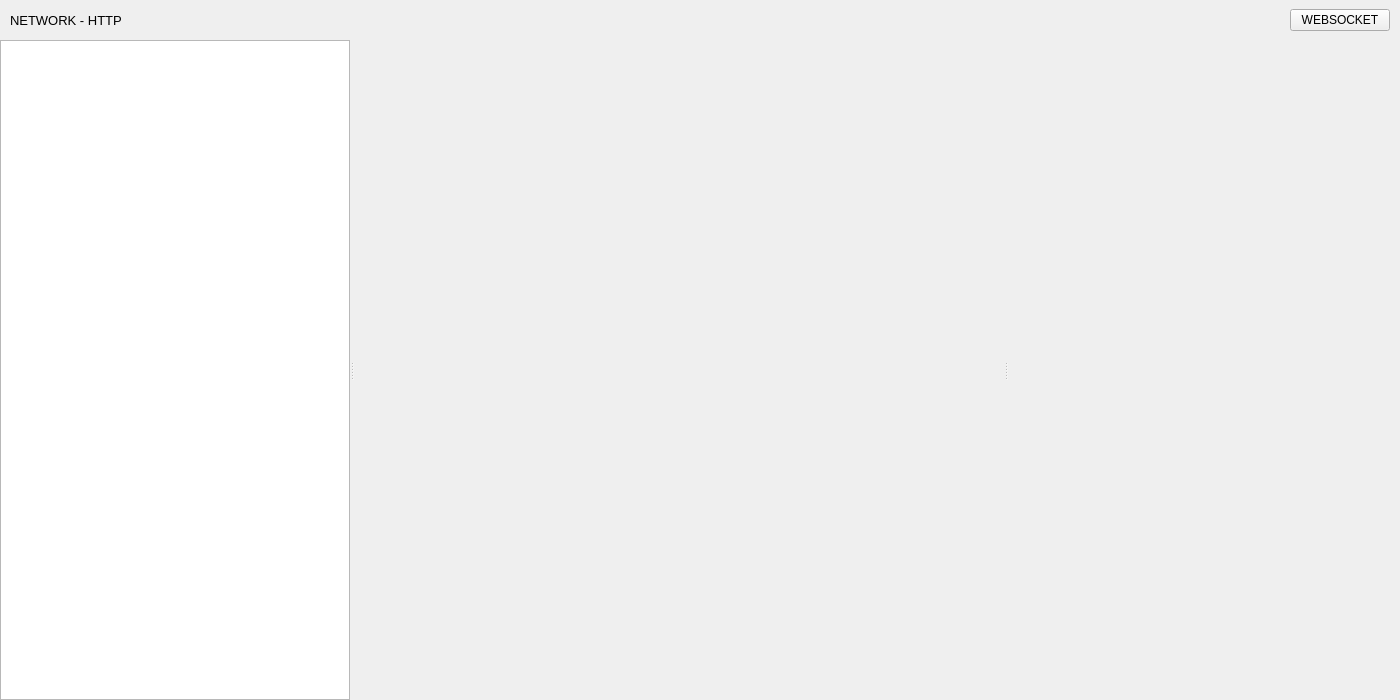
<?xml version="1.0" encoding="UTF-8"?>
<ui version="4.0">
 <class>HttpPage</class>
 <widget class="QWidget" name="HttpPage">
  <property name="geometry">
   <rect>
    <x>0</x>
    <y>0</y>
    <width>1400</width>
    <height>700</height>
   </rect>
  </property>
  <property name="windowTitle">
   <string>Form</string>
  </property>
  <layout class="QVBoxLayout" name="verticalLayout">
   <property name="spacing">
    <number>0</number>
   </property>
   <property name="leftMargin">
    <number>0</number>
   </property>
   <property name="topMargin">
    <number>0</number>
   </property>
   <property name="rightMargin">
    <number>0</number>
   </property>
   <property name="bottomMargin">
    <number>0</number>
   </property>
   <item>
    <widget class="QWidget" name="pageToolbar" native="true">
     <property name="sizePolicy">
      <sizepolicy hsizetype="Preferred" vsizetype="Maximum">
       <horstretch>0</horstretch>
       <verstretch>0</verstretch>
      </sizepolicy>
     </property>
     <property name="maximumSize">
      <size>
       <width>16777215</width>
       <height>40</height>
      </size>
     </property>
     <layout class="QHBoxLayout" name="horizontalLayout">
      <property name="leftMargin">
       <number>10</number>
      </property>
      <property name="topMargin">
       <number>5</number>
      </property>
      <property name="rightMargin">
       <number>10</number>
      </property>
      <property name="bottomMargin">
       <number>5</number>
      </property>
      <item>
       <widget class="QLabel" name="label">
        <property name="font">
         <font>
          <pointsize>10</pointsize>
          <weight>50</weight>
          <bold>false</bold>
         </font>
        </property>
        <property name="text">
         <string>NETWORK - HTTP</string>
        </property>
       </widget>
      </item>
      <item>
       <spacer name="horizontalSpacer">
        <property name="orientation">
         <enum>Qt::Horizontal</enum>
        </property>
        <property name="sizeType">
         <enum>QSizePolicy::Maximum</enum>
        </property>
        <property name="sizeHint" stdset="0">
         <size>
          <width>158</width>
          <height>20</height>
         </size>
        </property>
       </spacer>
      </item>
      <item>
       <widget class="QPushButton" name="toggleButton">
        <property name="maximumSize">
         <size>
          <width>100</width>
          <height>16777215</height>
         </size>
        </property>
        <property name="text">
         <string>WEBSOCKET</string>
        </property>
       </widget>
      </item>
     </layout>
    </widget>
   </item>
   <item>
    <widget class="QSplitter" name="requestsTableAndViewSplitter">
     <property name="orientation">
      <enum>Qt::Horizontal</enum>
     </property>

     <widget class="QSplitter" name="tableAndSiteMapSplitter">
      <property name="orientation">
       <enum>Qt::Horizontal</enum>
      </property>
      <widget class="ItemExplorer" name="siteMap">
       <property name="sizePolicy">
        <sizepolicy hsizetype="Preferred" vsizetype="Expanding">
         <horstretch>0</horstretch>
         <verstretch>0</verstretch>
        </sizepolicy>
       </property>
        <property name="minimumSize">
         <size>
          <width>125</width>
          <height>0</height>
         </size>
        </property>
      </widget>
      <widget class="QStackedWidget" name="stackedWidget">
       <widget class="RequestsTable" name="requestsTableWidget" native="true">
        <property name="sizePolicy">
         <sizepolicy hsizetype="Expanding" vsizetype="Preferred">
          <horstretch>0</horstretch>
          <verstretch>0</verstretch>
         </sizepolicy>
        </property>
        <property name="minimumSize">
         <size>
          <width>650</width>
          <height>0</height>
         </size>
        </property>
       </widget>
       <widget class="Loader" name="loaderWidget"/>
      </widget>
     </widget>

     <widget class="FlowView" name="requestViewWidget" native="true">
      <property name="sizePolicy">
       <sizepolicy hsizetype="Expanding" vsizetype="Preferred">
        <horstretch>0</horstretch>
        <verstretch>0</verstretch>
       </sizepolicy>
      </property>
     </widget>
    </widget>
   </item>
  </layout>
 </widget>
 <customwidgets>
  <customwidget>
   <class>RequestsTable</class>
   <extends>QWidget</extends>
   <header>ui.widgets.network.http.requests_table.h</header>
   <container>1</container>
  </customwidget>
  <customwidget>
   <class>FlowView</class>
   <extends>QWidget</extends>
   <header>ui.widgets.shared.flow_view.h</header>
   <container>1</container>
  </customwidget>
  <customwidget>
   <class>Loader</class>
   <extends>QWidget</extends>
   <header>ui.widgets.shared.loader.h</header>
   <container>1</container>
  </customwidget>
  <customwidget>
   <class>ItemExplorer</class>
   <extends>QTreeView</extends>
   <header>ui.widgets.editor.item_explorer.h</header>
   <container>1</container>
  </customwidget>
 </customwidgets>
 <resources/>
 <connections/>
</ui>
